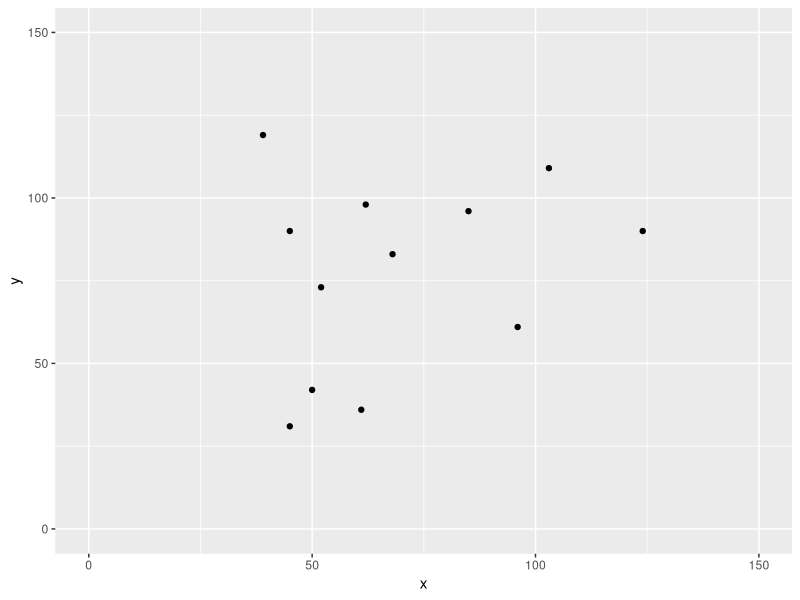

Generate this figure with R:
rm(list = ls())
NUMPT = 12
pts = list()
length(pts) = NUMPT
library(magrittr)
library(ggplot2)

rnd = function() {
 sample(25:125,1)  
}

generate_rand_2vecs = function(pts) {
  for(i in 1:NUMPT) {
    pts[[i]] = c(rnd(),rnd()) %>% matrix
  }
  pts
}
pts = generate_rand_2vecs(pts)
df = data.frame(data=pts)
df = df %>% t
rownames(df) = 1:12
colnames(df) = c("x","y")
print(df)
df = data.frame(df)
ggplot() + 
  layer(data=df, 
        mapping = aes(x = x, y = y), 
        stat="identity", 
        position = "identity", 
        geom="point") + 
        xlim(c(0,150)) +   
        ylim(c(0,150)) 


deg2rad = function(x) x * pi / 180.0
rotMat = function(ang) {
  # create clockwise rotation matrix given an angle in degrees 
  # 1st convert degrees to radians
  ang = deg2rad(ang)
  # since the below is a counterclockwise rotation matrix, 
  # convert to angle from ccw to cw
  ang = 2*pi - ang
  res = matrix(c(cos(ang),-sin(ang), sin(ang),
                 cos(ang)),ncol=2,byrow=TRUE)
  return(res)
}

a = c(1,2)
b = c(2,3.5)
ab = b-a
rotated = rotMat(90) %*% ab
rotated + b

